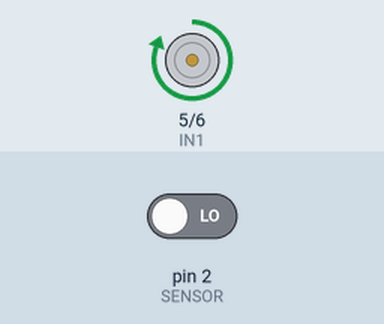
A sketch run on a simulated Arduino Uno, built with avr-gcc and run on an emulated ATmega328P. Shown: motor-driver pin pairs drawn as motors (green arrow = first pin HIGH = forward, orange = second pin HIGH = backward, longer = more drive). Inputs (shaded band) come from the test bench; at power-on: pin 2 (SENSOR) LOW.

Above: at 0.5 s.
At 1.2 s:
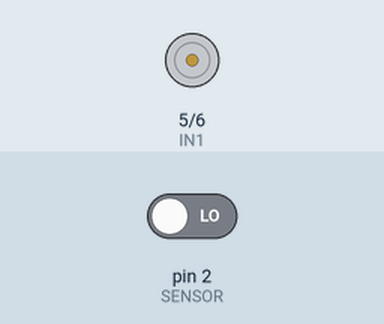
1.3 s: pin 2 (SENSOR) driven HIGH
At 1.8 s:
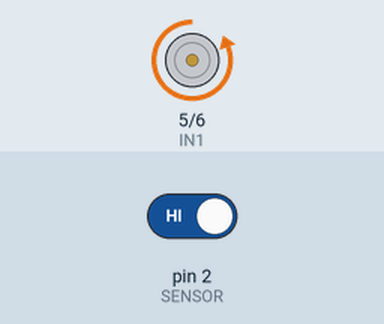
Timing chart, 0 to 4.3 s (numbered marks = the images above; inputs shaded):
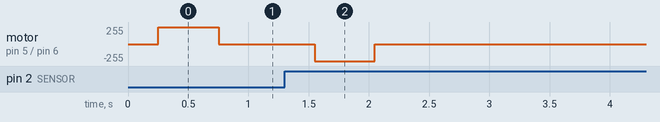

Measured:
- after the input at 1.3 s, motor on pin 5 (IN1) / pin 6 (IN2): stopped → backward 255/255 after 0.25 s, → stopped 0.50 s later

The sketch:

motor_puente_H.ino
```cpp
// Motor con puente H (L293D) y sensor IR
// Sensor cerca  -> el motor avanza TIEMPO_MOV ms
// Sensor lejos  -> el motor retrocede TIEMPO_MOV ms (vuelve a la posicion inicial)

const int SENSOR = 2;   // OUT del sensor IR
const int IN1 = 5;      // L293D pin 2
const int IN2 = 6;      // L293D pin 7
const int VELOCIDAD = 255;   // de 0 (parado) a 255 (máxima potencia)

const bool ACTIVO_BAJO = true;          // false si el sensor funciona al reves
const unsigned long TIEMPO_MOV = 500;  // ms de giro en cada sentido
const unsigned long DEBOUNCE = 250;      // ms para filtrar ruido del sensor

enum Estado { LEJOS, AVANZANDO, CERCA, RETROCEDIENDO };
Estado estado = LEJOS;
unsigned long tInicio = 0;

bool hayObjeto() {
  static bool estable = false;
  static bool ultima = false;
  static unsigned long tCambio = 0;

  bool lectura = digitalRead(SENSOR);
  if (ACTIVO_BAJO) lectura = !lectura;

  if (lectura != ultima) {
    ultima = lectura;
    tCambio = millis();
  }
  if (millis() - tCambio > DEBOUNCE) estable = ultima;
  return estable;
}

void detener()    { analogWrite(IN1, 0);         analogWrite(IN2, 0); }
void avanzar()    { analogWrite(IN1, VELOCIDAD); analogWrite(IN2, 0); }
void retroceder() { analogWrite(IN1, 0);         analogWrite(IN2, VELOCIDAD); }

void setup() {
  pinMode(SENSOR, INPUT);
  pinMode(IN1, OUTPUT);
  pinMode(IN2, OUTPUT);
  detener();
}

void loop() {
  bool objeto = hayObjeto();

  switch (estado) {
    case LEJOS:
      if (objeto) {
        avanzar();
        tInicio = millis();
        estado = AVANZANDO;
      }
      break;

    case AVANZANDO:
      if (millis() - tInicio >= TIEMPO_MOV) {
        detener();
        estado = CERCA;
      }
      break;

    case CERCA:
      if (!objeto) {
        retroceder();
        tInicio = millis();
        estado = RETROCEDIENDO;
      }
      break;

    case RETROCEDIENDO:
      if (millis() - tInicio >= TIEMPO_MOV) {
        detener();
        estado = LEJOS;
      }
      break;
  }
}
```
